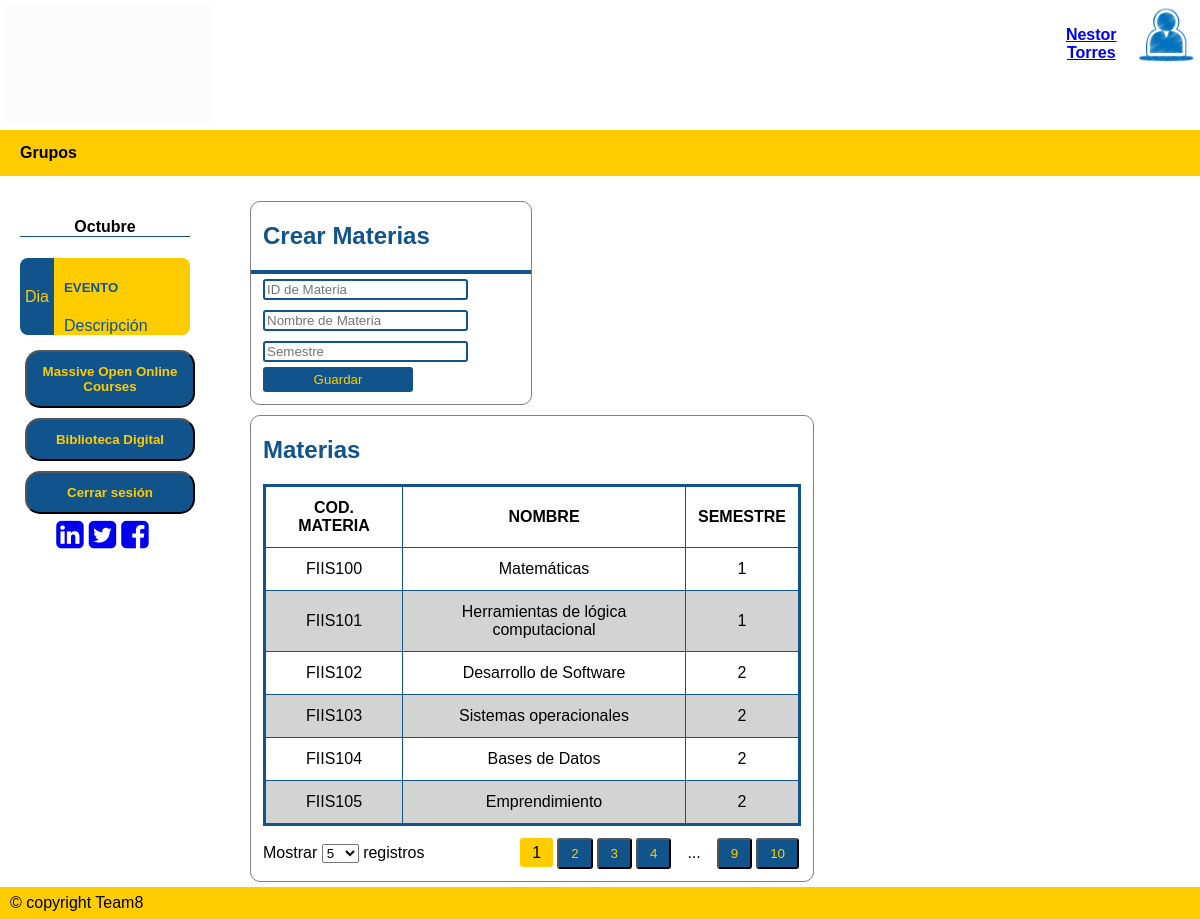
Page /registroMat/ (signed in) on the committed database.
### tables this page shows
CREATE TABLE Materias (CodMateria VARCHAR (20) NOT NULL PRIMARY KEY, Nombre VARCHAR NOT NULL, Semestre INTEGER NOT NULL);

### APP.py (the view, shortened to what this page needs)
@app.route('/registroMat/',methods=['GET','POST'])
def registro_materias():
    if request.method == 'GET':
        if "nom" in session and session['tipoU'] == "1":
            perfnom = session['nom']
            sql = f'SELECT * FROM Materias'
            resMat = seleccion(sql)
            return render_template ('AdminMaterias.html', materias=resMat, nombres= perfnom, data=[('/registroGrup/', 'Grupos')])
        else:
            flash("Inicie sesión para utilizar plataforma")
            return render_template ('index.html')

### dB.py (called while the page is built)
def seleccion(sql) -> list:
    try:
        with sqlite3.connect(URL_DB) as con:        # Conectarse a la base de datos con manejador de contextos(Cierra la BD cuando se deje de utilizar)
            cur = con.cursor()                      # Crea un área intermedia para gestión de los contenidos
            res = cur.execute(sql).fetchall()       # Se obtienen los registros devueltos
    except:
        res = None
    return res

### templates/AdminMaterias.html (shortened to what this page needs)
{% extends "plantilla.html" %}
{% block cuerpo %}
<div class="Containermain" style="width: 100%; background-color: white;">
    <div class="aside">
        <div class="event-container">
            <h4 class="mes">Octubre</h4>
            <div class="event">
                <div class="event-left"><p>Dia</p></div>
                <div class="event-right">
                    <h5 style="text-transform: uppercase;">Evento</h5>
                    <div>Descripción</div>
                </div>
            </div>
        </div>
        <a href="https://www.mooc.org/es/" target="_blank"><button><b>Massive Open Online Courses</b></button></a>
        <a href="https://www.wdl.org/es/" target="_blank"><button><b>Biblioteca Digital</b></button></a>
        <a href="/logout/"><button><b>Cerrar sesión</b></button></a>
        <div class="social-container">
            <a href="https://co.linkedin.com/school/universidad-de-la-salle/" target="_blank" style="margin-right: 5px;"> <i class="fa fa-linkedin-square fa-2x"></i></a>
            <a href="https://twitter.com/unisalle?ref_src=twsrc%5Egoogle%7Ctwcamp%5Eserp%7Ctwgr%5Eauthor" target="_blank" style="margin-right: 5px;"> <i class="fa fa-twitter-square fa-2x"></i></a>
            <a href="https://www.facebook.com/U.deLaSalle/" target="_blank" style="margin-right: 5px;"> <i class="fa fa-facebook-square fa-2x"></i></a>
        </div>
    </div>
    <div class="right">
        <div class="marco" style="margin-top: 20px; width: 30%;">
            <h2>Crear Materias</h2>
            <div class=container-uploadact style="padding-right: 12px; padding-bottom: 12px; padding-left: 12px; border-top: 4px solid rgb(17, 84,139);">
                <form action="/registroMat/" method="POST" name="registroMat">
                    <input class="controls" type="text" name="iddemateria" required autofocus size="40" placeholder="ID de Materia">
                    <input class="controls" type="text" name="nombremat" required size="40" placeholder="Nombre de Materia">
                    <input class="controls" type="text" name="semestre" required size="40" placeholder="Semestre"><br/>
                    <input type="submit" value="Guardar" style="background-color: rgb(17, 84,139); color: rgb(255, 204,0); width: 150px; height: 25px;"><br/>
                </form>
            </div>
        </div>
        <div class="marco" style="margin-top: 10px; width: 60%;">
            <h2>Materias</h2>
            <div class="datatable-container">
                <div style="padding-left: 12px; padding-right: 12px;">
                    <table class="datatable">
                        <thead>
                            <tr>
                                <th>COD. MATERIA</th>
                                <th>NOMBRE</th>
                                <th>SEMESTRE</th>
                            </tr>
                        </thead>
                        <tbody>
                            {%for materia in materias%}
                                <tr>
                                    <td>{{ materia.0 }}</td>
                                    <td>{{ materia.1 }}</td>
                                    <td>{{ materia.2 }}</td>
                                </tr>
                            {% endfor %}
                        </tbody>
                    </table>
                </div>
                <div class="footer-tools">
                    <div class="list-items">
                        Mostrar
                        <select name="n-entries" id="n-entries" class="n-entries">
                            <option value="5">5</option>
                        </select>
                        registros
                    </div>
                    <div class="pages">
                        <ul>
                            <li><span class="active">1</span></li>
                            <li><button>2</button></li>
                            <li><button>3</button></li>
                            <li><button>4</button></li>
                            <li><span>...</span></li>
                            <li><button>9</button></li>
                            <li><button>10</button></li>
                        </ul>
                    </div>
                </div>
            </div>
        </div>
    </div>
</div>
{% endblock %}

### static/css/estilo.css (style rules this page uses)
* { box-sizing : border-box; }
body { font-family : Arial, Helvetica, sans-serif; margin : 0; }
.Containermain { display : flex; }
tbody { align-items : center; }

### static/css/estiloadmin.css (style rules this page uses)
table { border-collapse: collapse; border: solid rgb(17, 84,139); }
th, td { padding: 4px 10px; border: solid 1px rgb(17, 84,139); text-align: center; }
button { background-color: rgb(17, 84,139); color: rgb(255, 204,0); border-radius: 5px; }
.aside { padding-top : 20px; padding-left : 20px; padding-right : 50px; list-style : none; display : flex; flex-direction : column; background-color : white; width: 20%; }
.aside button { width : 170px; background-color : rgb(17, 84,139); color : rgb(255, 204,0); text-decoration : none; padding : 12px 15px; text-align : center; margin : 5px; border-radius : 15px; }
.right { width: 80%; padding: 5px 10px; }
input { border-radius : 3px; border : solid 2px rgb(17, 84,139); }

### static/css/estiloinfdeest.css (style rules this page uses)
:root { --primary-color : rgb(255, 204,0); --secondary-color : rgb(17, 84,139); --dt-status-Activa-color : greenyellow; --dt-status-Finalizada-color : lightgrey; --dt-border-radius : 3px; --dt-border : solid 2px rgb(17, 84,139); --dt-padding : 12px; --dt-padding-s : 6px; --dt-padding-xs : 2px; --dt-border-color: var(--primary-color); }
.marco { border : solid 1px grey; border-radius : 10px; }
h2 { color : rgb(17, 84,139); padding-left : var(--dt-padding); }
.datatable-container .footer-tools { padding: var(--dt-padding); display: flex; align-items: baseline; }
.datatable-container .footer-tools .list-items { width: 50%; }
.datatable-container .footer-tools .pages { margin-left: auto; margin-right: 0; width: 50%; }
.datatable-container .footer-tools .pages ul { margin: 0; padding: 0; display: flex; align-items: baseline; justify-content: flex-end; }
.datatable-container .footer-tools .pages ul li { display: inline-block; margin: 0 var(--dt-padding-xs); }
.datatable-container .footer-tools .pages ul li button, .datatable-container .header-tools .tools ul li button { width: 100%; box-sizing: border-box; border-radius: var(--dt-border-radius); }
.datatable-container .footer-tools .pages ul li span.active { background-color: var(--primary-color); border-radius: var(--dt-border-radius) }
.datatable-container .footer-tools .pages ul li button, .datatable-container .footer-tools .pages ul li span, .datatable-container .header-tools .tools ul li button { padding: var(--dt-padding-s) var(--dt-padding); }
.datatable-container .datatable { border-collapse: collapse; width: 100%; }
.datatable-container .datatable, .datatable-container .datatable th, .datatable-container .datatable td { padding: var(--dt-padding) var(--dt-padding); }
.datatable-container .datatable tbody tr:nth-child(even) { background-color: lightgray; }

### static/css/estiloactyretro.css (style rules this page uses)
.event-container { width: 100%; margin: 0 auto; }
.event-container h4.mes { text-align: center; border-bottom: 1px solid rgb(17, 84,139); }
.event-container .event { display: flex; margin: 10px 0; }
.event .event-left { background-color: rgb(17, 84,139); width: 20%; display: flex; align-items: center; justify-content: center; color: rgb(255, 204,0); padding: 3px 10px; text-align: center; border-radius: 8px 0 0 8px; }
.event .event-right { background-color: rgb(255, 204,0); display: flex; width: 80%; color: rgb(17, 84,139); flex-direction: column; justify-content: center; padding: 0 10px; border-radius: 0 8px 8px 0; }
.social-container { display: flex; flex-direction: row; justify-content: center; }
.controls { width: 80%; margin-top: 5px; margin-bottom: 5px; }

### rows in the picture
Materias: CodMateria "FIIS100", Nombre "Matemáticas", Semestre "1"
Materias: CodMateria "FIIS101", Nombre "Herramientas de lógica computacional", Semestre "1"
Materias: CodMateria "FIIS102", Nombre "Desarrollo de Software", Semestre "2"
Materias: CodMateria "FIIS103", Nombre "Sistemas operacionales", Semestre "2"
Materias: CodMateria "FIIS104", Nombre "Bases de Datos", Semestre "2"
Materias: CodMateria "FIIS105", Nombre "Emprendimiento", Semestre "2"

### other values in the picture
{{ nombres }} "Nestor Torres"
{{ opc.1 }} "Grupos"
